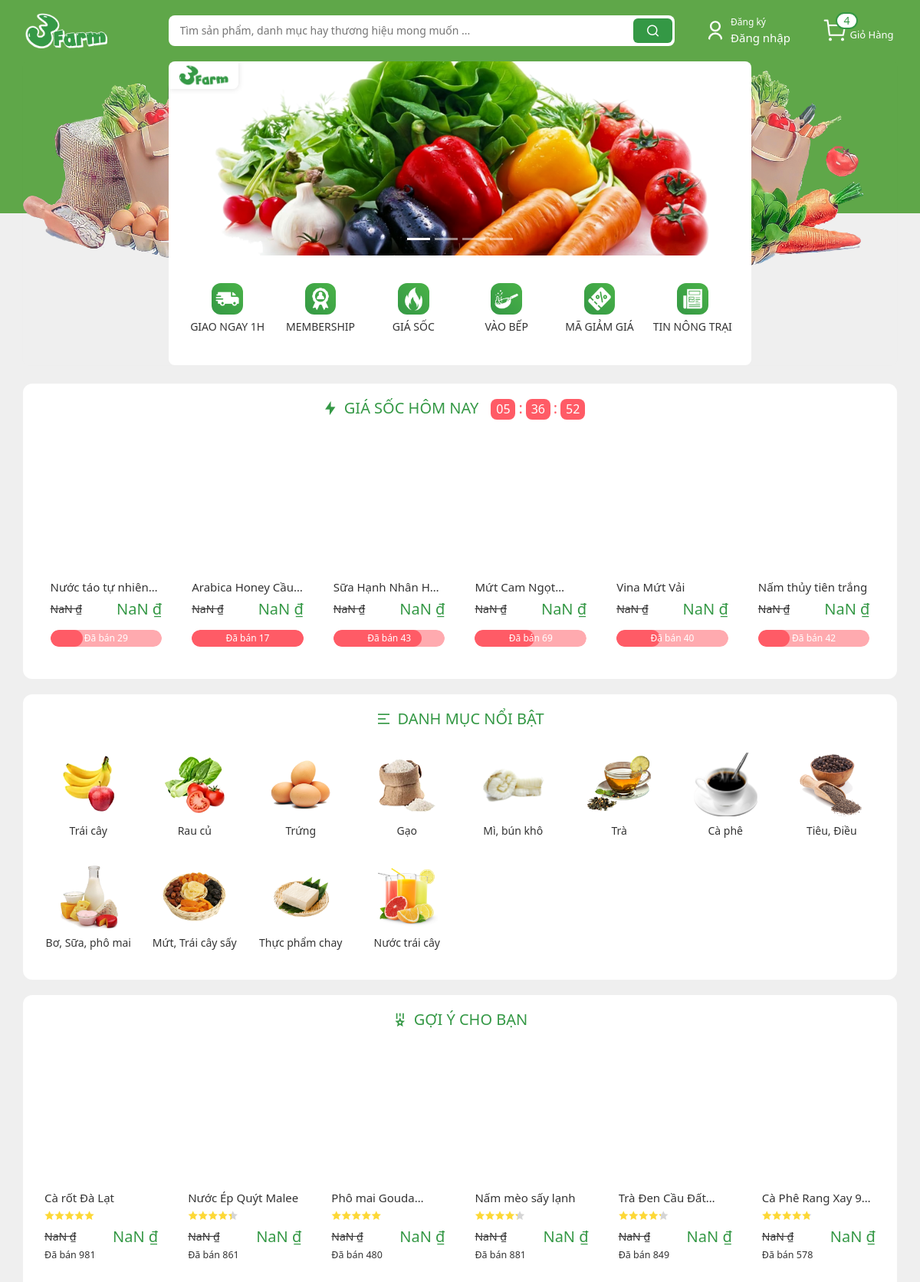
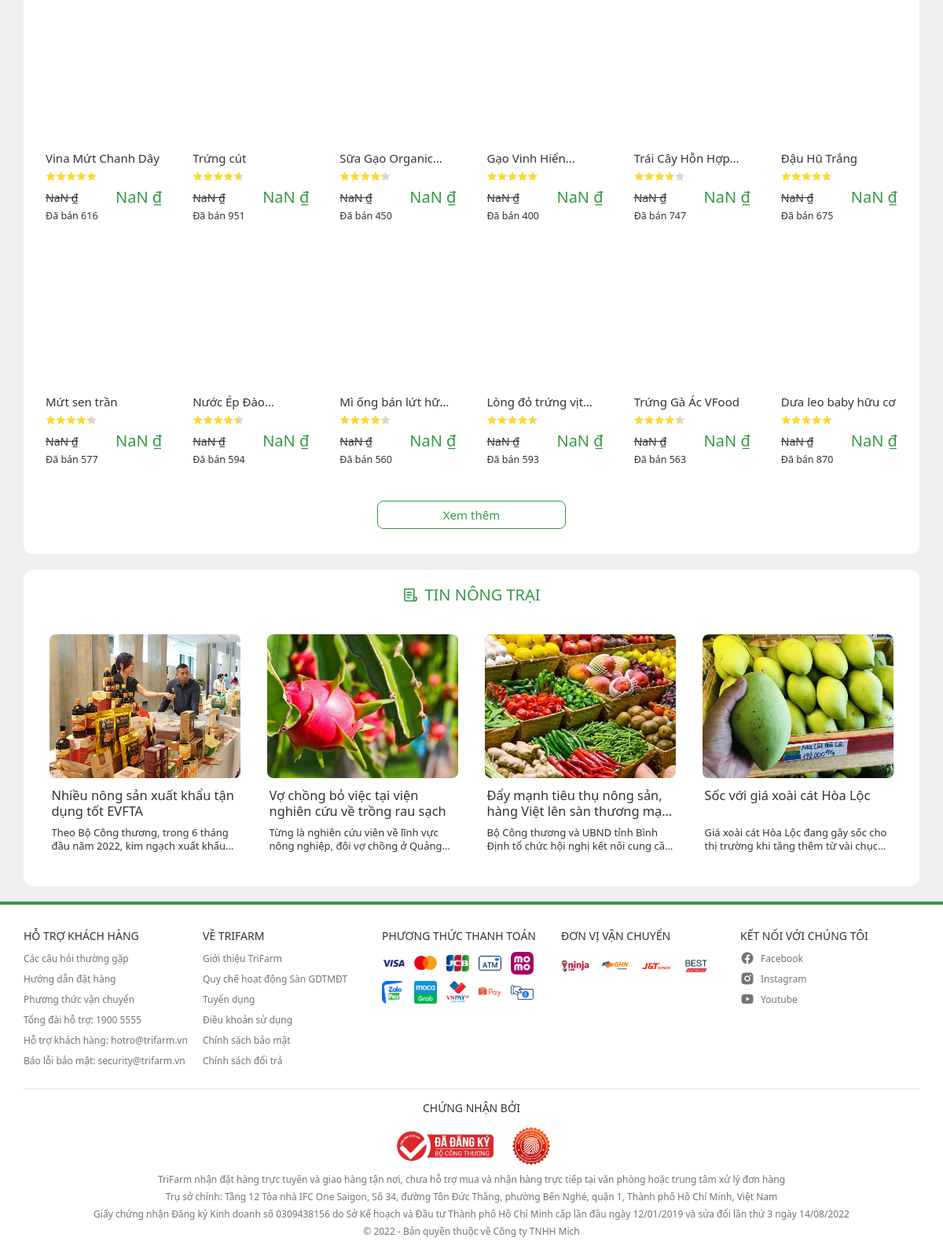
The page / on the database its author committed (2 pictures, top to bottom).
### tables this page shows
CREATE TABLE IF NOT EXISTS `tb_product` (
  `id` int(11) NOT NULL AUTO_INCREMENT,
  `name` varchar(100) NOT NULL,
  `desc` text NOT NULL,
  `img` text NOT NULL,
  `price` int(11) NOT NULL,
  `location` varchar(64) NOT NULL,
  `star` int(2) NOT NULL,
  `review` int(6) NOT NULL,
  `sold` int(6) NOT NULL,
  `unit` varchar(256) NOT NULL,
  `old_price` int(11) NOT NULL,
  `id_category` int(11) NOT NULL,
  PRIMARY KEY (`id`),
  UNIQUE KEY `name` (`name`)
);

CREATE TABLE IF NOT EXISTS `tb_category` (
  `id` int(11) NOT NULL AUTO_INCREMENT,
  `name` varchar(128) NOT NULL,
  `img` varchar(128) NOT NULL,
  PRIMARY KEY (`id`),
  UNIQUE KEY `name` (`name`)
);

### views/main/main.php (called while the page is built)
<?php
require_once $info[0] . "/index.php";

### index.php (called while the page is built, shortened)
<?php
$controller = new Controller();
$controller->invoke();

### models/_modelProduct.php (called while the page is built, shortened)
<?php
require_once "modules/db_module.php";
require_once "models/product.php";
require_once "models/_modelCategory.php";
class ModelProduct
{
    private function queryProduct($query)
    {
        $result = executeQuery($query);
        $data = [];
        while ($rows = mysqli_fetch_assoc($result)) {
            $product = new Product(
                $rows["id"],
                $rows["name"],
                $rows["img"],
                $rows["desc"],
                $rows["price"],
                $rows["old_price"],
                $rows["location"],
                $rows["star"],
                $rows["review"],
                $rows["sold"],
                $rows["unit"],
                $rows["id_category"]
            );
            array_push($data, $product);
        }
        return $data;
    }
    public function searchProduct($key, $category, $location, $price, $star, $sort, $page, $productPerPage)
    {
        if ($location[0] != null) {
            $locaString = ' AND (';
            foreach ($location as $keyLoca => $item) {
                if ($keyLoca != 0)
                    $locaString = $locaString . ' OR ';
                $locaString = $locaString . 'location = "' . $item . '"';
            }
            $locaString = $locaString . ')';
            $location = $locaString;
        } else
            $location = "";
        $priceString = ($price[0] == '' ? '' : ' AND price >= ' . $price[0]) . ($price[1] == '' ? '' : ' AND price <= ' . $price[1]);
        $price = $priceString;
        $order = [
            'default' => ' ORDER BY star*sold*review DESC',
            'newest' => ' ORDER BY id DESC',
            'top_seller' => ' ORDER BY sold DESC',
            'price_desc' => ' ORDER BY price DESC',
            'price_asc' => ' ORDER BY price ASC',
            'biggest_discount' => ' ORDER BY old_price/price DESC'
        ];
        if ($page == 0 && $productPerPage == 0) {
            $page = "";
        } else {
            $from = ($page - 1) * $productPerPage;
            $page = ' LIMIT ' . $from . ', ' . $productPerPage;
        }
        return $this->queryProduct("SELECT * FROM tb_product
            WHERE `name` LIKE '%" . $key . "%'" . $category . $location . $price . $star . $order[$sort] . $page);
    }
}

### modules/db_module.php (called while the page is built, shortened)
<?php
function executeQuery($q) {
	$link = NULL;
	connect($link);
	$result = mysqli_query($link, $q);
	return $result;
}

### models/product.php (called while the page is built, shortened)
<?php
class Product
{
    private $id;
    private $name;
    private $img;
    private $star;
    private $sold;
    public function getId()
    {
        return $this->id;
    }
    public function getName()
    {
        return $this->name;
    }
    public function getImg()
    {
        return $this->img;
    }
    public function getStar()
    {
        return $this->star;
    }
    public function getSold()
    {
        return $this->sold;
    }
    public function __construct($id, $name, $img, $desc, $price, $old_price, $location, $star, $review, $sold, $unit, $id_category)
    {
        $this->id = $id;
        $this->name = $name;
        $this->img = $img;
        $this->star = $star;
        $this->sold = $sold;
    }
}

### models/_modelCategory.php (called while the page is built, shortened)
<?php
require_once "models/category.php";
require_once "modules/db_module.php";
class ModelCategory
{
    public function getCategoryList()
    {
        $result = executeQuery("SELECT * FROM tb_category");
        $data = array();
        while ($rows = mysqli_fetch_assoc($result)) {
            $category = new Category($rows["id"], $rows["name"], $rows["img"]);
            array_push($data, $category);
        }
        return $data;
    }
}

### models/category.php (called while the page is built, shortened)
<?php
class Category
{
    private $id;
    private $name;
    public function getId()
    {
        return $this->id;
    }
    public function getName()
    {
        return $this->name;
    }
    public function getImg()
    {
        return $this->img;
    }
    public function __construct($id, $name, $img)
    {
        $this->id = $id;
        $this->name = $name;
        $this->img = $img;
    }
}

### views/main/home/recommend.php (the view, shortened to what this page needs)
<div class="content__container container">
    <h3 class="content__header">
        <i class="content__header-icon ri-medal-2-line"></i>
        <span>Gợi ý cho bạn</span>
    </h3>
    <div class="row">
        <?php
        foreach ($recommends as $product) {
            echo "
        <div class='col-6 col-md-4 col-lg-3 col-xl-2'>
            <a href='" . $index . "/detail/product/id=" . $product->getId() . "' class='card'>
                <div style='background: center / contain no-repeat url(" . $product->getImg() . ");' class='card-img-top'></div>
                <div class='card-body'>
                    <h5 class='product__name'>" . $product->getName() . "</h5>
                    <div class='product__rating'>";
            $storeStar = $product->getStar() * 10;
            for ($i = 0; $i < 5; $i++) {
                if ($storeStar >= 100) {
                    echo "<i class='product__rating-yellow ri-star-fill'></i>";
                    $storeStar -= 100;
                } else {
                    echo "<i class='product__rating-yellow ri-star-fill' style='--star-percent: " . $storeStar . "%;'></i>";
                    $storeStar = 0;
                }
            };
            echo "</div>
                    <div class='product__price'>
                        <p class='product__price-old'>" . $product->getOldPrice() . "</p>
                        <p class='product__price-new'>" . $product->getPrice() . "</p>
                    </div>
                    <p class='product__sold'>Đã bán " . $product->getSold() . "</p>
                </div>
            </a>
        </div>";
        }
        ?>
    </div>
    <button class="content__container-see-more">Xem thêm</button>
</div>

### views/main/home/hotsale.php (shortened to what this page needs)
<div class="content__container container">
    <h3 class="content__header">
        <i class="content__header-icon ri-flashlight-fill"></i>
        Giá sốc hôm nay
        <div class="flashsale__time">
            <span class="flashsale__hours">16</span>
            :
            <span class="flashsale__mins">16</span>
            :
            <span class="flashsale__secs">16</span>
        </div>
    </h3>
    <div class="content__item-list row">
        <?php
        foreach ($hotsale as $product) {
            $sale = rand(10, 100);
            echo "
            <div class='col-6 col-md-4 col-lg-3 col-xl-2'>
                <a href='" . $index . "/detail/product/id=" . $product->getId() . "' class='card__flashsale card'>
                    <div style='background: center / contain no-repeat url(" . $product->getImg() . ");' class='card-img-top'></div>
                    <div class='card-body'>
                        <h5 class='product__name'>" . $product->getName() . "</h5>
                        <div class='product__price'>
                            <p class='product__price-old'>" . $product->getOldPrice() . "</p>
                            <p class='product__price-new'>" . $product->getPrice() . "</p>
                        </div>
                        <div class='product__sold' style='--percent: " . $sale . "%'>
                            <p class='product__sold--text'>Đã bán " . round($product->getSold() / 10) . "</p>
                        </div>
                    </div>
                </a>
            </div>";
        }
        ?>
    </div>
</div>

### views/main/home/category.php
<div class="content__container container">
    <h3 class="content__header">
        <i class="content__header-icon ri-menu-2-fill"></i>
        <span>Danh mục nổi bật</span>
    </h3>
    <div class="row g-0">
        <?php
        foreach ($categories as $category) {
            echo "
                <a href='" . $index . "/search/product/keyword=~category=" . $category->getId() . "~price=-_~sort=default'
                        class='category__item col-xl-1-5 col-md-2 col-4'>
                    <img src='" . $index . "/assets/img/category-img/" . $category->getImg() . "' class='category__img'>
                    <p class='category__text'>" . $category->getName() . "</p>
                </a>";
        }
        ?>
    </div>
</div>

### rows shown on the page
tb_product: name "Nước táo tự…", $product->getSold()/10 "29"
tb_product: name "Arabica Honey…", $sale 100 (drawn), $product->getSold()/10 "17"
tb_product: name "Sữa Hạnh Nhân…", $sale 79 (drawn), $product->getSold()/10 "43"
tb_product: name "Mứt Cam…", $sale 53 (drawn), $product->getSold()/10 "69"
tb_product: name "Vina Mứt Vải", $sale 39 (drawn), $product->getSold()/10 "40"
tb_product: name "Nấm thủy tiên trắng", $sale 28 (drawn), $product->getSold()/10 "42"
tb_category: img (picture), name "Trái cây"
tb_category: img (picture), name "Rau củ"
tb_category: img (picture), name "Trứng"
tb_category: img (picture), name "Gạo"
tb_category: img (picture), name "Mì, bún khô"
tb_category: img (picture), name "Trà"
tb_category: img (picture), name "Cà phê"
tb_category: img (picture), name "Tiêu, Điều"
tb_category: img (picture), name "Bơ, Sữa, phô mai"
tb_category: img (picture), name "Mứt, Trái cây sấy"
tb_category: img (picture), name "Thực phẩm chay"
tb_category: img (picture), name "Nước trái cây"
tb_product: name "Cà rốt Đà Lạt", sold "981"
tb_product: name "Nước Ép Quýt Malee", $storeStar 40 (drawn), sold "861"
tb_product: name "Phô mai…", sold "480"
tb_product: name "Nấm mèo sấy lạnh", $storeStar 30 (drawn), sold "881"
tb_product: name "Trà Đen Cầu…", $storeStar 20 (drawn), sold "849"
tb_product: name "Cà Phê Rang Xay…", $storeStar 80 (drawn), sold "578"
tb_product: name "Vina Mứt Chanh Dây", $storeStar 90 (drawn), sold "616"
tb_product: name "Trứng cút", $storeStar 70 (drawn), sold "951"
tb_product: name "Sữa Gạo…", $storeStar 40 (drawn), sold "450"
tb_product: name "Gạo Vinh…", $storeStar 90 (drawn), sold "400"
tb_product: name "Trái Cây Hỗn…", $storeStar 90 (drawn), $storeStar 0 (drawn), sold "747"
tb_product: name "Đậu Hũ Trắng", $storeStar 70 (drawn), sold "675"
tb_product: name "Mứt sen trần", $storeStar 40 (drawn), sold "577"
tb_product: name "Nước Ép…", $storeStar 50 (drawn), sold "594"
tb_product: name "Mì ống bán lứt…", $storeStar 40 (drawn), sold "560"
tb_product: name "Lòng đỏ trứng…", $storeStar 70 (drawn), sold "593"
tb_product: name "Trứng Gà Ác VFood", $storeStar 40 (drawn), sold "563"
tb_product: name "Dưa leo baby hữu cơ", $storeStar 80 (drawn), sold "870"
